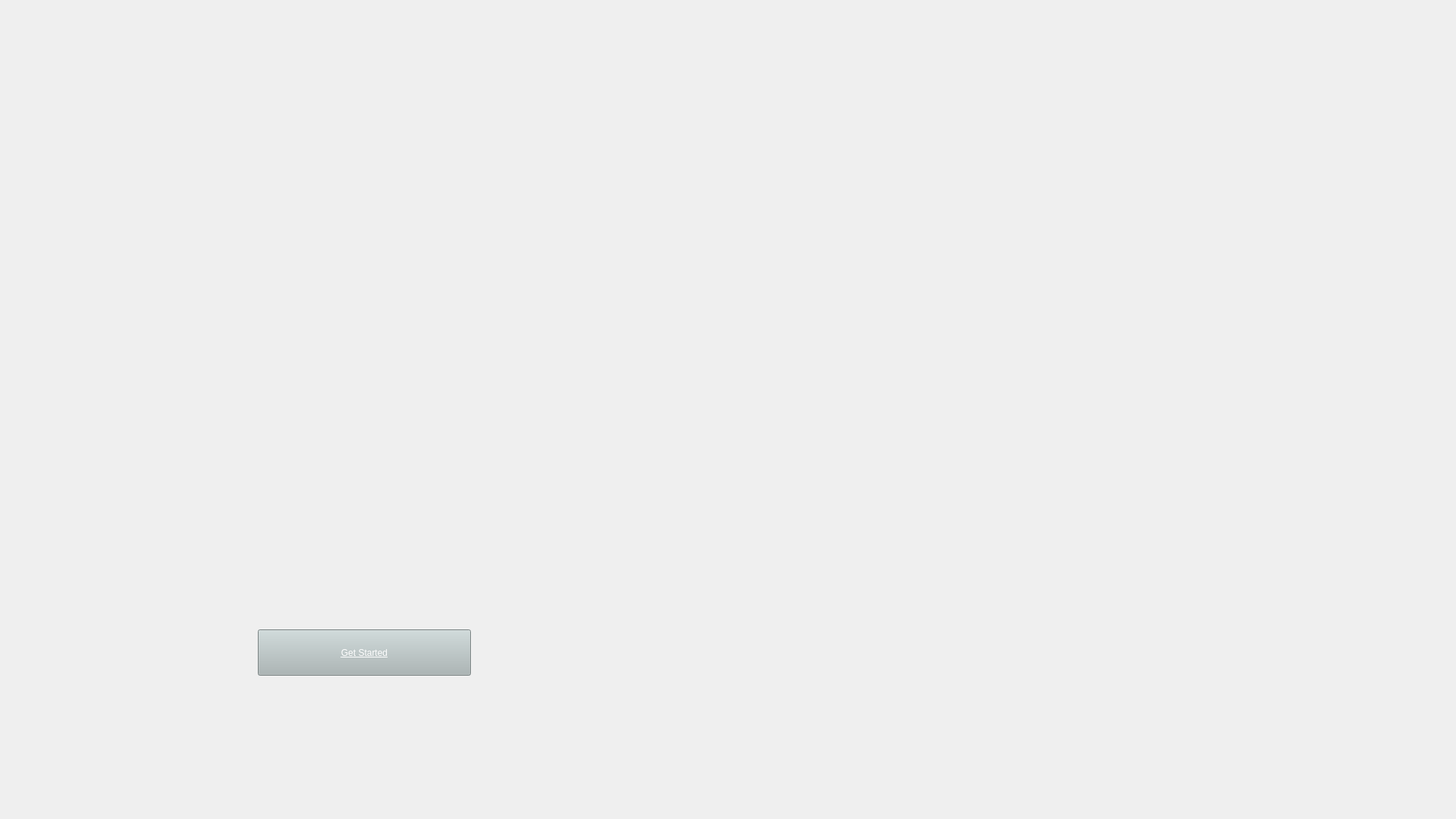
<?xml version="1.0" encoding="UTF-8"?>
<ui version="4.0">
 <class>MainWindow</class>
 <widget class="QMainWindow" name="MainWindow">
  <property name="geometry">
   <rect>
    <x>0</x>
    <y>0</y>
    <width>1920</width>
    <height>1080</height>
   </rect>
  </property>
  <property name="sizePolicy">
   <sizepolicy hsizetype="Expanding" vsizetype="Expanding">
    <horstretch>0</horstretch>
    <verstretch>0</verstretch>
   </sizepolicy>
  </property>
  <property name="windowTitle">
   <string>MainWindow</string>
  </property>
  <widget class="QWidget" name="centralwidget">
   <property name="sizePolicy">
    <sizepolicy hsizetype="Expanding" vsizetype="Expanding">
     <horstretch>0</horstretch>
     <verstretch>0</verstretch>
    </sizepolicy>
   </property>
   <widget class="QStackedWidget" name="stackedWidget">
    <property name="geometry">
     <rect>
      <x>0</x>
      <y>0</y>
      <width>1920</width>
      <height>1080</height>
     </rect>
    </property>
    <property name="sizePolicy">
     <sizepolicy hsizetype="Expanding" vsizetype="Expanding">
      <horstretch>0</horstretch>
      <verstretch>0</verstretch>
     </sizepolicy>
    </property>
    <widget class="QWidget" name="homepage">
     <property name="sizePolicy">
      <sizepolicy hsizetype="Expanding" vsizetype="Expanding">
       <horstretch>0</horstretch>
       <verstretch>0</verstretch>
      </sizepolicy>
     </property>
     <widget class="QLabel" name="label">
      <property name="geometry">
       <rect>
        <x>0</x>
        <y>0</y>
        <width>1920</width>
        <height>1080</height>
       </rect>
      </property>
      <property name="sizePolicy">
       <sizepolicy hsizetype="Expanding" vsizetype="Expanding">
        <horstretch>0</horstretch>
        <verstretch>0</verstretch>
       </sizepolicy>
      </property>
      <property name="text">
       <string/>
      </property>
      <property name="pixmap">
       <pixmap resource="Figma_Resources.qrc">:/new/prefix1/Images/Homepage.png</pixmap>
      </property>
      <property name="scaledContents">
       <bool>true</bool>
      </property>
     </widget>
     <widget class="QPushButton" name="get_started_button">
      <property name="geometry">
       <rect>
        <x>340</x>
        <y>830</y>
        <width>281</width>
        <height>61</height>
       </rect>
      </property>
      <property name="styleSheet">
       <string notr="true">background-color: rgb(170, 182, 182);
text-decoration: underline;
font: 20pt &quot;Constantia&quot;;
color: white;
</string>
      </property>
      <property name="text">
       <string>Get Started</string>
      </property>
     </widget>
    </widget>
    <widget class="QWidget" name="login_page">
     <property name="sizePolicy">
      <sizepolicy hsizetype="Expanding" vsizetype="Expanding">
       <horstretch>0</horstretch>
       <verstretch>0</verstretch>
      </sizepolicy>
     </property>
     <widget class="QLabel" name="label_2">
      <property name="geometry">
       <rect>
        <x>0</x>
        <y>0</y>
        <width>1920</width>
        <height>1080</height>
       </rect>
      </property>
      <property name="sizePolicy">
       <sizepolicy hsizetype="Expanding" vsizetype="Expanding">
        <horstretch>0</horstretch>
        <verstretch>0</verstretch>
       </sizepolicy>
      </property>
      <property name="text">
       <string/>
      </property>
      <property name="pixmap">
       <pixmap resource="Figma_Resources.qrc">:/new/prefix1/Images/login.png</pixmap>
      </property>
      <property name="scaledContents">
       <bool>true</bool>
      </property>
     </widget>
     <widget class="QPushButton" name="back_button">
      <property name="geometry">
       <rect>
        <x>80</x>
        <y>50</y>
        <width>80</width>
        <height>61</height>
       </rect>
      </property>
      <property name="font">
       <font>
        <pointsize>35</pointsize>
        <weight>50</weight>
        <bold>false</bold>
        <stylestrategy>PreferAntialias</stylestrategy>
        <kerning>true</kerning>
       </font>
      </property>
      <property name="text">
       <string>←</string>
      </property>
     </widget>
     <widget class="QComboBox" name="enter_as_box">
      <property name="geometry">
       <rect>
        <x>670</x>
        <y>510</y>
        <width>577</width>
        <height>91</height>
       </rect>
      </property>
      <property name="font">
       <font>
        <family>Bahnschrift SemiBold</family>
        <pointsize>24</pointsize>
        <weight>75</weight>
        <bold>true</bold>
       </font>
      </property>
     </widget>
     <widget class="QPushButton" name="next_button">
      <property name="geometry">
       <rect>
        <x>890</x>
        <y>921</y>
        <width>151</width>
        <height>51</height>
       </rect>
      </property>
      <property name="font">
       <font>
        <pointsize>24</pointsize>
       </font>
      </property>
      <property name="styleSheet">
       <string notr="true">background-color: rgb(191, 200, 212);</string>
      </property>
      <property name="text">
       <string>Next</string>
      </property>
     </widget>
    </widget>
   </widget>
  </widget>
 </widget>
 <resources>
  <include location="Figma_Resources.qrc"/>
 </resources>
 <connections/>
</ui>
